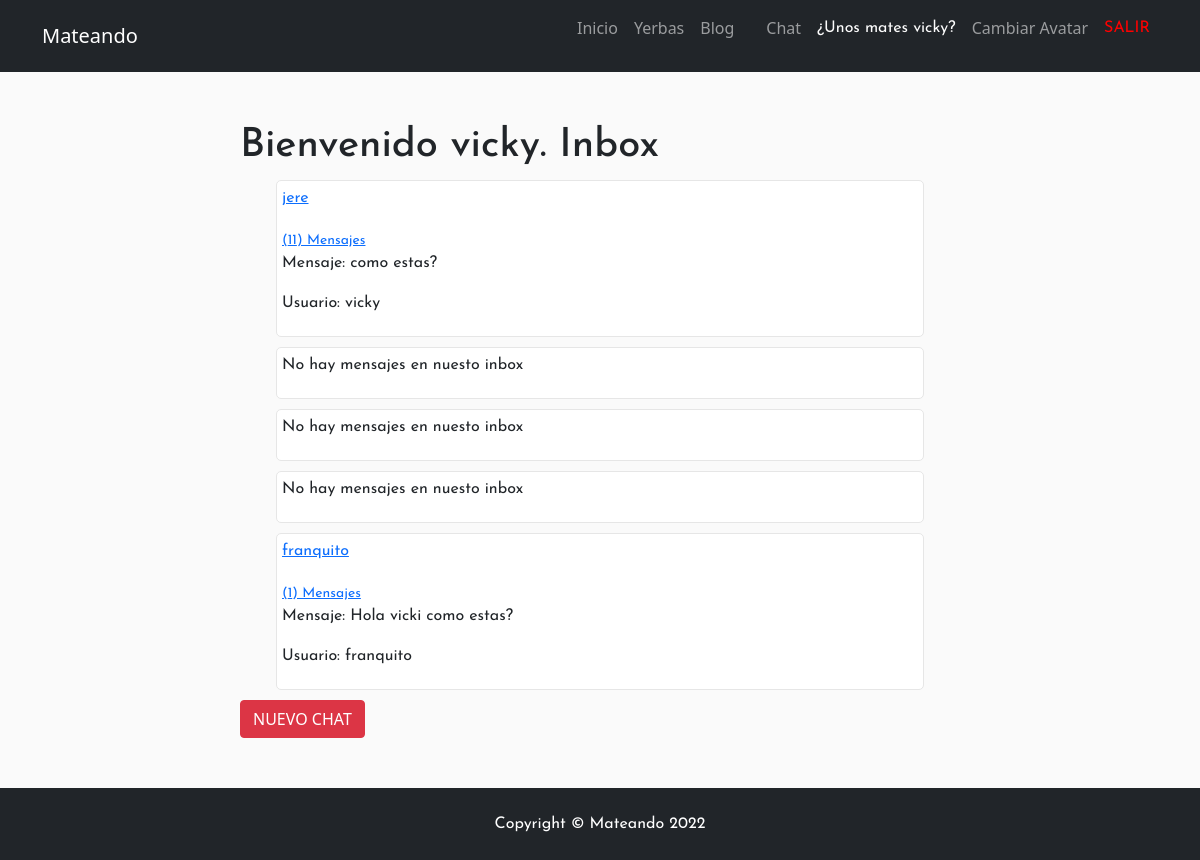
The page /MatesApp/inbox/ (signed in) on the database its author committed.
### MatesApp/models.py (models this page shows)
class ModelBase(models.Model):
    id = models.UUIDField(default=uuid.uuid4, primary_key=True, db_index=True, editable=False)
    tiempo= models.DateTimeField(auto_now_add=True)
    actualizar= models.DateTimeField(auto_now=True)
    class Meta:
        abstract= True

class CanalUsuario(ModelBase):
    canal= models.ForeignKey("Canal", null=True, on_delete=models.SET_NULL)
    usuario= models.ForeignKey(User, on_delete=models.CASCADE)

class Canal(ModelBase):
    usuarios= models.ManyToManyField(User, blank=True, through=CanalUsuario)
    objects= CanalManager()

class CanalMensaje(ModelBase):
    canal= models.ForeignKey("Canal", on_delete=models.CASCADE)
    usuario= models.ForeignKey(User, on_delete=models.CASCADE)
    texto= models.TextField()

### MatesApp/views.py (the view)
# urls.py: path('inbox/', views.Inbox.as_view(), name="inbox" ),
class Inbox(View):
    def get(self, request):
        inbox= Canal.objects.filter(canalusuario__usuario__in=[request.user.id])
        context= {
            "inbox":inbox
        }
        return render(request, 'MatesApp/inbox.html', context)

### MatesApp/models.py (called while the page is built)
    def get_queryset(self, *args, **kwargs):
        return CanalQuerySet(self.model, using=self._db)

### templatechat/MatesApp/inbox.html (shortened to what this page needs)
{% extends 'base.html' %}
{% block contenedor %}
<h1>
    Bienvenido {{user}}. Inbox
</h1>
{% for inbox in inbox %}
<div class="div_inbox">
        {% for second_user in inbox.canalusuario_set.all %}
            {% if second_user.usuario == request.user %}
            {% else %}
                <a href="{% url 'detailms' second_user.usuario.username %}">
                    <p>
                        {{second_user.usuario}}
                    </p>
                    <small>
                        ({{inbox.canalmensaje_set.count}}) Mensajes
                    </small>
                </a>
            {% endif %}
        {% endfor %}
        {% if inbox.canalmensaje_set.count != 0 %}
            <div class="div_ms_inbox">
                {% with ultimo_mensaje=inbox.canalmensaje_set.last %}
                    <p>
                        Mensaje: {{ultimo_mensaje.texto}}
                    </p>
                    <p>
                        Usuario: {{ultimo_mensaje.usuario}}
                    </p>
                {% endwith %}
            </div>
        {% else %}
            <p>
                No hay mensajes en nuesto inbox
            </p>
        {% endif %}
</div>
{% empty %}
<h2>
    Inbox Vacío
</h2>
{% endfor %}
<a class="btn btn-danger" href="ms" >NUEVO CHAT</a></li>
{% endblock %}

### MatesApp/templates/MatesApp/padre.html (shortened to what this page needs)
<!DOCTYPE html>
<html lang="en">
    <head>
        {% load static %}
        <link href="{% static 'MatesApp/css/styles.css' %}" rel="stylesheet" />
    </head>
    <body>
        <nav class="navbar navbar-expand-lg navbar-dark bg-dark">
            <div class="container">
                <a class="navbar-brand" href="{% url 'inicio' %}">Mateando</a>
                <div class="collapse navbar-collapse" id="navbarSupportedContent">
                    <ul class="navbar-nav ms-auto mb-2 mb-lg-0">
                        <li class="nav-item"><a class="nav-link" href="{% url 'inicio' %}">Inicio</a></li>
                        <li class="nav-item"><a class="nav-link" href="{% url 'yerbas' %}">Yerbas</a></li>
                        <li class="nav-item"><a class="nav-link" aria-current="page" href="{% url 'blog' %}">Blog</a></li>
                        <li class="nav-item"><a class="nav-link" aria-current="page" href="{% url 'publicar' %}"></a></li>
                        <li class="nav-item"><a class="nav-link" href="{% url 'inbox' %}">Chat</a></li>
                        {% if not request.user.is_authenticated %}
                        <li class="nav-item"><a class="nav-link active" href="{% url 'login' %}"><p style="color:#ff0000";>INICIAR SESIÓN</p></a></li>
                            <li class="nav-item"><a class="nav-link active" href="{% url 'register' %}"><p style="color:#ff0000";>REGISTRARSE</p></a></li>
                            <li class="nav-item"><a class="nav-link active" href="{% url 'aboutme' %}">Acerca de Nosotros</a></li>
                        {% else %}
                        <li class="nav-item"><a class="nav-link" href="{% url 'EditarPerfil' %}"><p style="color:#fcfcfc";>  ¿Unos mates {{ request.user.username }}?</p>
                        <li class="nav-item"><a class="nav-link" href="{% url 'agregarAvatar' %}">Cambiar Avatar</a></li>
                        <li class="nav-item"><a class="nav-link active" href="{% url 'logout' %}"><p style="color:#ff0000";>SALIR</p></a></li>
                        {% endif %}
                    </ul>
                </div>
            </div>
        </nav>
        {% block contenido_que_cambia%}{% endblock%}
        <footer class="py-4 bg-dark">
            <div class="container"><p class="m-0 text-center text-white">Copyright &copy; Mateando 2022</p></div>
        </footer>
    </body>
</html>

### templatechat/base.html (style rules this page uses)
* { margin: 0; padding: 0; }
body { background:#fafafa; }
h1, h2, h3, p, small { font-family: 'Josefin Sans', sans-serif; }

### templatechat/MatesApp/inbox.html (style rules this page uses)
.div_inbox { width: 90%; margin: 10px auto; background: #fff; border-radius: 5px; border: 1px solid #e6e6e6; padding: 5px; }

### rows shown on the page
Canal: canalmensaje_set.count "11", canalmensaje_set.last.texto "como estas?", canalmensaje_set.last.usuario "vicky"
CanalUsuario: usuario "jere"
Canal: shows "No hay mensajes en nuesto inbox"
Canal: shows "No hay mensajes en nuesto inbox"
Canal: shows "No hay mensajes en nuesto inbox"
Canal: canalmensaje_set.count "1", canalmensaje_set.last.texto "Hola vicki como estas?", canalmensaje_set.last.usuario "franquito"
CanalUsuario: usuario "franquito"

### other values the page prints
{{ request.user.username }} "vicky"
{{ user }} "vicky"
